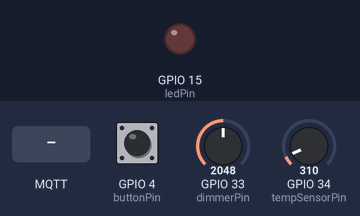
A program run on a simulated ESP32. On the bench: output pins drawn as LEDs (lit = HIGH). The inputs (shaded band) are chosen by the test bench; at power-on: GPIO 4 (buttonPin) HIGH, GPIO 33 (dimmerPin) = 2048, GPIO 34 (tempSensorPin) = 310. WiFi joins after 1.5 s; servers stay silent unless stated; no MQTT or app messages arrive unless stated; what the program prints to the serial monitor is not drawn.

Above: at 2.7 s.
2.8 s: GPIO 4 (buttonPin) pulled LOW for 0.15 s
At 3.2 s:
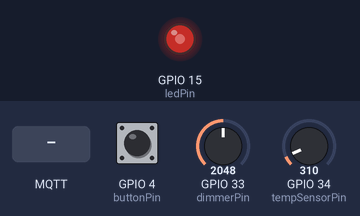
4.4 s: GPIO 33 (dimmerPin) set to 2866
At 5.4 s:
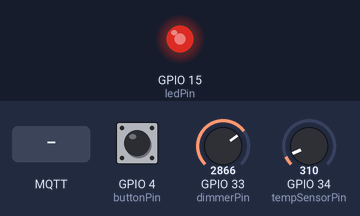
5.9 s: GPIO 33 (dimmerPin) set to 3603
At 6.4 s:
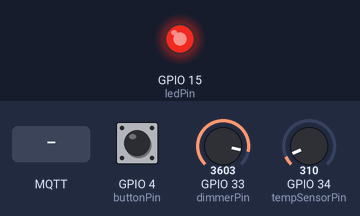
7.4 s: GPIO 33 (dimmerPin) set to 491
At 7.9 s:
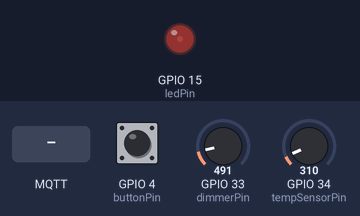
8.9 s: MQTT message "OFF" arrives on the first subscribed topic
At 10.1 s:
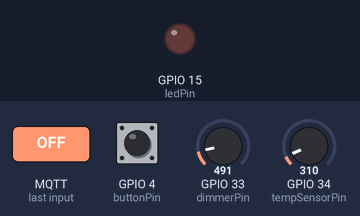
10.4 s: MQTT message "ON" arrives on the first subscribed topic
At 11.6 s:
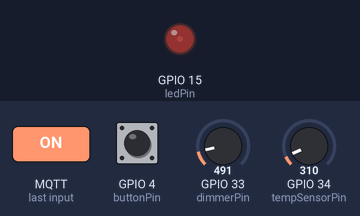
Timing chart, 0 to 12.9 s (numbered marks = the images above; inputs shaded):
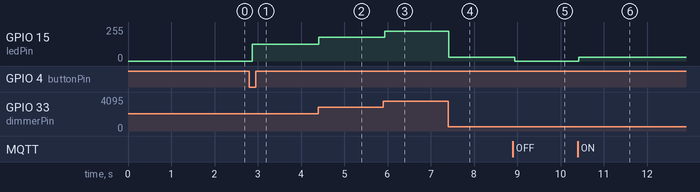

Measured:
- after the input at 2.8 s, GPIO 15 (ledPin): 0/255 → 127/255 after 0.08 s
- after the input at 4.4 s, GPIO 15 (ledPin): 127/255 → 177/255 at once
- after the input at 5.9 s, GPIO 15 (ledPin): 177/255 → 223/255 at once
- after the input at 7.4 s, GPIO 15 (ledPin): 223/255 → 30/255 at once
- after the input at 8.9 s, GPIO 15 (ledPin): 30/255 → 0/255 at once
- after the input at 10.4 s, GPIO 15 (ledPin): 0/255 → 30/255 at once

The program:

main.cpp
```cpp
#include <Arduino.h>
#include <WiFi.h>
#include <PubSubClient.h>

// WiFi
const char* ssid = "Wokwi-GUEST";
const char* password = "";

// MQTT
WiFiClient espClient;
PubSubClient client(espClient);
const char* mqtt_server = "mqtt.eclipseprojects.io";
const int mqtt_port = 1883;
const char* mqtt_client_id = "esp32_control_full";
const char* mqtt_topic_temp = "/casa/sala/temperatura";
const char* mqtt_topic_control = "/casa/sala/control";

// Pines
const int tempSensorPin = 34;
const int dimmerPin     = 33;
const int ledPin        = 15;
const int buttonPin     = 4;

// Variables
float simulatedTemperatureC = 0.0;
bool lightOn = false;
int dimmerOverride = -1;

int lastButtonReading = HIGH;
bool lastDebouncedState = HIGH;
unsigned long lastDebounceTime = 0;
const unsigned long debounceDelay = 50;

unsigned long lastPrintTime = 0;
const unsigned long printInterval = 1000;

// MQTT Callback
void callback(char* topic, byte* payload, unsigned int length) {
  String message;
  for (unsigned int i = 0; i < length; i++) {
    message += (char)payload[i];
  }
  message.trim();

  if (String(topic) == mqtt_topic_control) {
    if (message == "ON") {
      lightOn = true;
      dimmerOverride = -1; // usar potenciómetro
    } else if (message == "OFF") {
      lightOn = false;
    } else if (message.startsWith("BRIGHTNESS:")) {
      int value = message.substring(11).toInt();
      if (value >= 0 && value <= 255) {
        dimmerOverride = value;
        lightOn = true;
      }
    }
  }
}

// Conectar a WiFi
void connectWiFi() {
  Serial.print("Conectando a WiFi...");
  WiFi.begin(ssid, password);
  while (WiFi.status() != WL_CONNECTED) {
    delay(500);
    Serial.print(".");
  }
  Serial.println(" ¡Conectado!");
}

// Conectar a MQTT
void connectMQTT() {
  client.setServer(mqtt_server, mqtt_port);
  client.setCallback(callback);

  while (!client.connected()) {
    Serial.print("Conectando a MQTT...");
    if (client.connect(mqtt_client_id)) {
      Serial.println(" ¡Conectado!");
      client.subscribe(mqtt_topic_control);
    } else {
      Serial.print(" fallo, rc=");
      Serial.print(client.state());
      Serial.println(" reintentando en 2 segundos");
      delay(2000);
    }
  }
}

void setup() {
  Serial.begin(115200);
  pinMode(buttonPin, INPUT_PULLUP);
  pinMode(dimmerPin, INPUT);
  ledcSetup(0, 1000, 8); // canal, frecuencia, resolución
  ledcAttachPin(ledPin, 0);

  connectWiFi();
  connectMQTT();
}

void loop() {
  if (!client.connected()) connectMQTT();
  client.loop();

  // Leer temperatura simulada
  int tempRawValue = analogRead(tempSensorPin);
  simulatedTemperatureC = map(tempRawValue, 0, 4095, 10, 40);

  // Publicar temperatura
  client.publish(mqtt_topic_temp, String(simulatedTemperatureC, 2).c_str());

  // Leer botón con debounce
  int currentReading = digitalRead(buttonPin);
  if (currentReading != lastButtonReading) {
    lastDebounceTime = millis();
  }
  if ((millis() - lastDebounceTime) > debounceDelay) {
    if (currentReading == LOW && lastDebouncedState == HIGH) {
      lightOn = !lightOn;
      dimmerOverride = -1;
    }
    lastDebouncedState = currentReading;
  }
  lastButtonReading = currentReading;

  // Control LED
  if (lightOn) {
    int pwmValue;
    if (dimmerOverride >= 0) {
      pwmValue = dimmerOverride;
    } else {
      int rawDimmer = analogRead(dimmerPin);
      pwmValue = map(rawDimmer, 0, 4095, 0, 255);
    }
    ledcWrite(0, pwmValue);
  } else {
    ledcWrite(0, 0);
  }

  // Mostrar estado
  if (millis() - lastPrintTime > printInterval) {
    lastPrintTime = millis();
    Serial.print("Temp: ");
    Serial.print(simulatedTemperatureC);
    Serial.print("°C | LED: ");
    Serial.print(lightOn ? "ON" : "OFF");
    Serial.print(" | Dimmer: ");
    if (dimmerOverride >= 0)
      Serial.println(dimmerOverride);
    else
      Serial.println(analogRead(dimmerPin));
  }

  delay(50);
}
```
